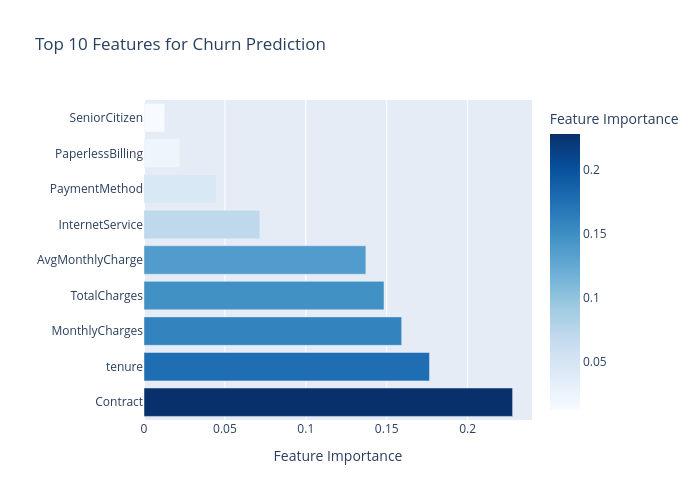

Write notebook code for a chart like this one.
### Code cell
# Get feature importance from Random Forest
rf_importance = pd.DataFrame({
    'Feature': X.columns,
    'Importance': rf_model.feature_importances_
}).sort_values('Importance', ascending=False)

print("=== TOP 10 FEATURES (Random Forest) ===\n")
for i, row in rf_importance.head(10).iterrows():
    print(f"  {row['Feature']}: {row['Importance']:.3f}")

# Create bar chart
fig_importance = px.bar(
    rf_importance.head(10),
    x='Importance',
    y='Feature',
    orientation='h',
    title='Top 10 Features for Churn Prediction',
    labels={'Importance': 'Feature Importance', 'Feature': ''},
    color='Importance',
    color_continuous_scale='Blues'
)

fig_importance.update_layout(height=500, width=700)
fig_importance.show()

# Export as HTML
fig_importance.write_html('feature_importance.html')
print("\nSaved: feature_importance.html")

### Figure 1 — Plotly figure (JSON) as saved in the notebook; plotly's stock layout.template omitted (floating-point values rounded to 4 significant figures)
{"data": [{"hovertemplate": "Feature Importance=%{marker.color}<br>=%{y}<extra></extra>", "legendgroup": "", "marker": {"color": [0.2278, 0.1764, 0.1592, 0.1483, 0.1371, 0.07158, 0.04473, 0.02208, 0.01277], "coloraxis": "coloraxis", "pattern": {"shape": ""}}, "name": "", "orientation": "h", "showlegend": false, "textposition": "auto", "type": "bar", "x": [0.2278, 0.1764, 0.1592, 0.1483, 0.1371, 0.07158, 0.04473, 0.02208, 0.01277], "xaxis": "x", "y": ["Contract", "tenure", "MonthlyCharges", "TotalCharges", "AvgMonthlyCharge", "InternetService", "PaymentMethod", "PaperlessBilling", "SeniorCitizen"], "yaxis": "y"}], "layout": {"barmode": "relative", "coloraxis": {"colorbar": {"title": {"text": "Feature Importance"}}, "colorscale": [[0, "rgb(247,251,255)"], [0.125, "rgb(222,235,247)"], [0.25, "rgb(198,219,239)"], [0.375, "rgb(158,202,225)"], [0.5, "rgb(107,174,214)"], [0.625, "rgb(66,146,198)"], [0.75, "rgb(33,113,181)"], [0.875, "rgb(8,81,156)"], [1, "rgb(8,48,107)"]]}, "height": 500, "legend": {"tracegroupgap": 0}, "title": {"text": "Top 10 Features for Churn Prediction"}, "width": 700, "xaxis": {"anchor": "y", "domain": [0, 1], "title": {"text": "Feature Importance"}}, "yaxis": {"anchor": "x", "domain": [0, 1], "title": {"text": ""}}}}
